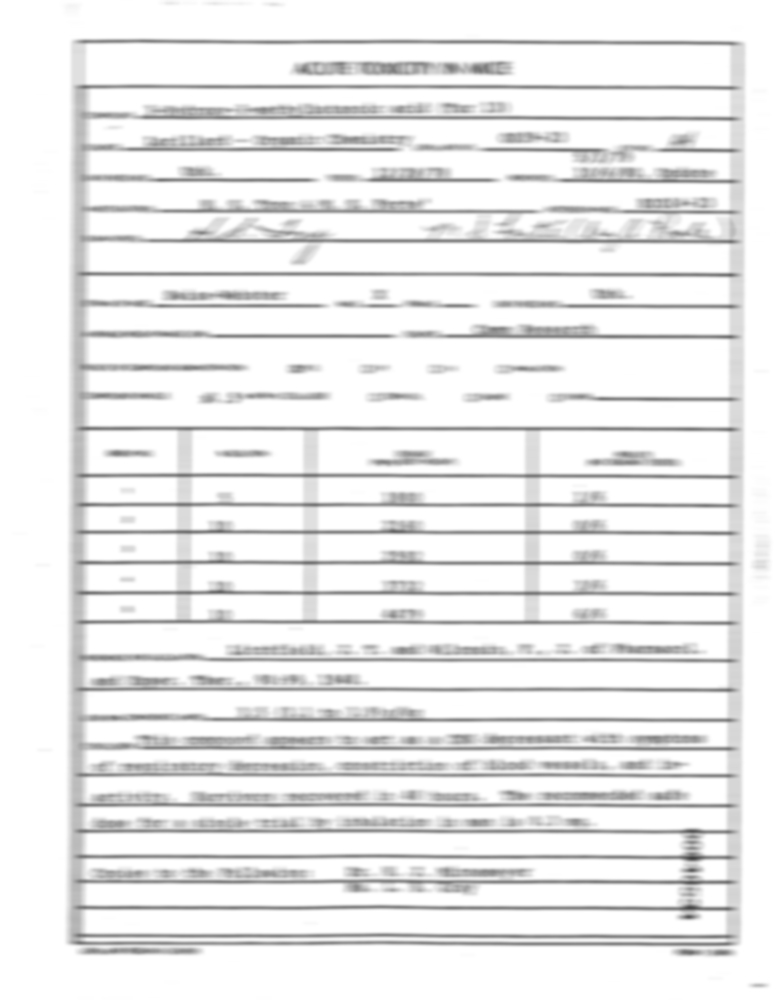
#> input picture data/processed/combined/00040534.png, 777 x 1000 px, found by its file name
$ python contrast.py
#> lines starting #> are read from the running program, lines starting #| are printed output that depends on the picture
#> in main, image is the input picture: shape (1000, 777, 3); min 65, max 255, mean 235
"""
============================================================
VisionRestore AI
Phase 3 : Contrast Enhancement
CLAHE Enhancement
============================================================

Uses Contrast Limited Adaptive Histogram Equalization (CLAHE)
to improve local contrast while preserving document details.
"""

import cv2
import numpy as np
import matplotlib.pyplot as plt


# ==========================================================
# CLAHE PARAMETERS
# ==========================================================

CLAHE_CLIP_LIMIT = 2.0
CLAHE_GRID_SIZE = (8, 8)


# ==========================================================
# CONTRAST ENHANCEMENT
# ==========================================================

def enhance_contrast(image):
    """
    Enhance image contrast using CLAHE.

    Parameters
    ----------
    image : numpy.ndarray (RGB)

    Returns
    -------
    numpy.ndarray (RGB)
    """

    # Convert RGB → LAB
    lab = cv2.cvtColor(
        image,
        cv2.COLOR_RGB2LAB
    )
#> lab: shape (1000, 777, 3); mean of channels 0, 1, 2 236.9, 128, 128

    l, a, b = cv2.split(lab)
#> a: shape (1000, 777); every value is 128

    # Create CLAHE object
    clahe = cv2.createCLAHE(
        clipLimit=CLAHE_CLIP_LIMIT,
        tileGridSize=CLAHE_GRID_SIZE
    )

    # Enhance only luminance channel
    enhanced_l = clahe.apply(l)
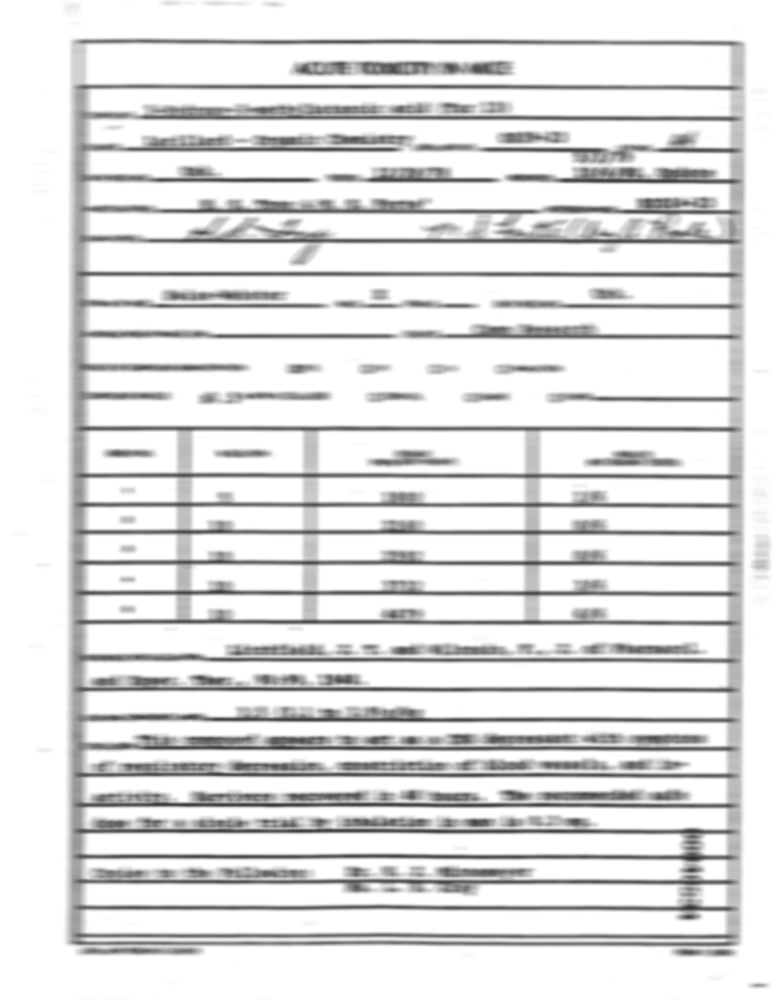
#> enhanced_l: shape (1000, 777); min 44, max 255, mean 224.2

    # Merge channels
    enhanced_lab = cv2.merge(
        (enhanced_l, a, b)
    )
#> enhanced_lab: shape (1000, 777, 3); mean of channels 0, 1, 2 224.2, 128, 128

    # Convert back to RGB
    enhanced_rgb = cv2.cvtColor(
        enhanced_lab,
        cv2.COLOR_LAB2RGB
    )

    return enhanced_rgb


# ==========================================================
# IMAGE COMPARISON
# ==========================================================

def visualize(original, enhanced):
    """
    Display original and enhanced images.
    """

    plt.figure(figsize=(12, 6))

    plt.subplot(1, 2, 1)
    plt.imshow(original)
    plt.title("Original")
    plt.axis("off")

    plt.subplot(1, 2, 2)
    plt.imshow(enhanced)
    plt.title("CLAHE Enhanced")
    plt.axis("off")

    plt.tight_layout()
    plt.show()
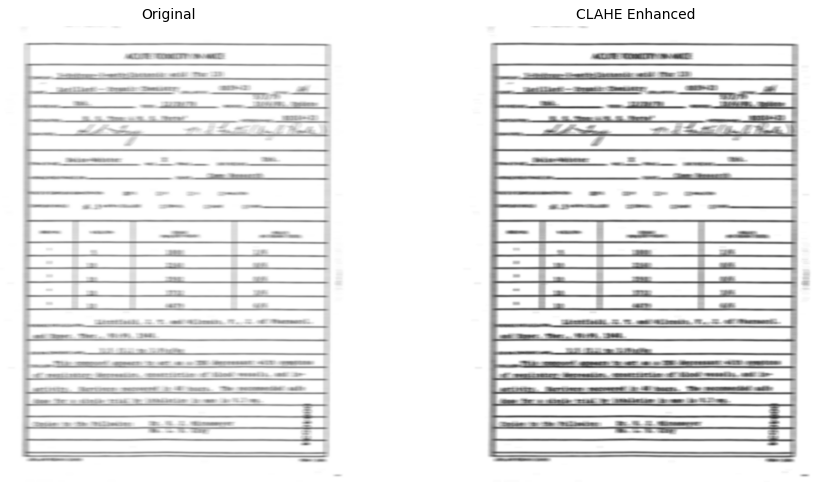
#> figure drawn by matplotlib, 2 panels


# ==========================================================
# MAIN (Testing)
# ==========================================================

def main():

    IMAGE_PATH = (
        r"D:/PLACEMENT/HYPERVERGE/PIXEL_RESTORE/"
        r"data/processed/low_light/00040534.png"
    )

    image = cv2.imread(IMAGE_PATH)

    if image is None:
        raise FileNotFoundError(
            f"Unable to load image: {IMAGE_PATH}"
        )

    image = cv2.cvtColor(
        image,
        cv2.COLOR_BGR2RGB
    )

    enhanced = enhance_contrast(image)

    visualize(image, enhanced)


if __name__ == "__main__":

    main()

$ run again, with data/processed/combined/0001456787.png copied over data/processed/combined/00040534.png
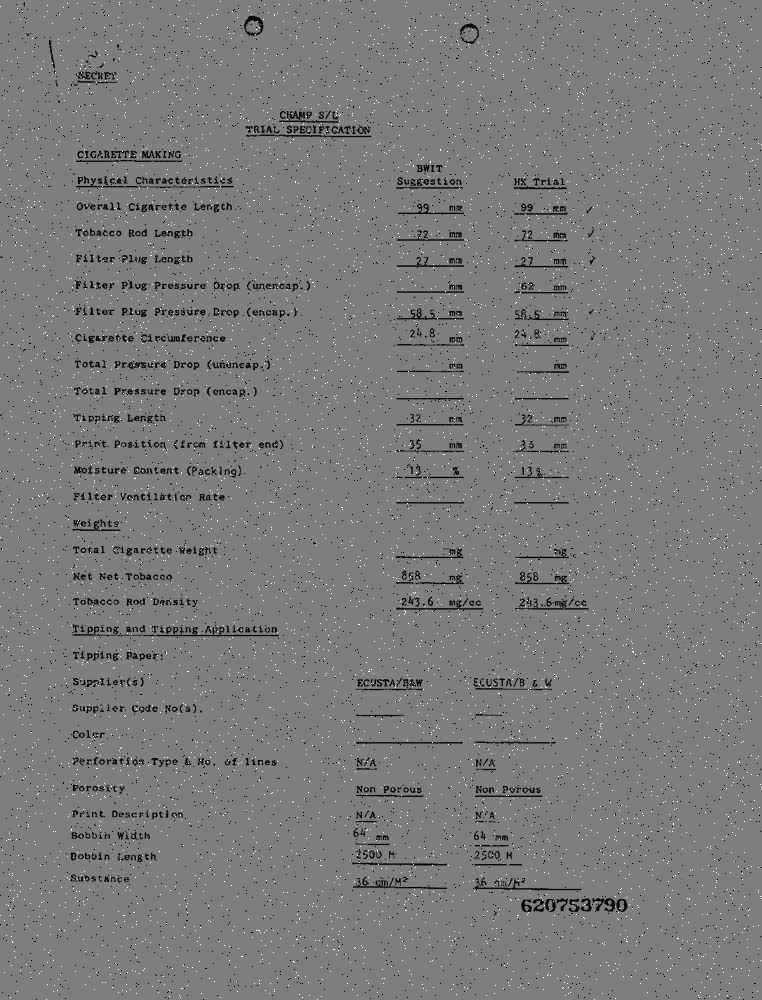
#> input picture data/processed/combined/0001456787.png, 762 x 1000 px, found by its file name
#> in main, image is the input picture: shape (1000, 762, 3); min 0, max 255, mean 123.1
#> lab: shape (1000, 762, 3); mean of channels 0, 1, 2 131.7, 128, 128
#> a: shape (1000, 762); every value is 128
#> in enhance_contrast, `enhanced_l = clahe.apply(l)`:
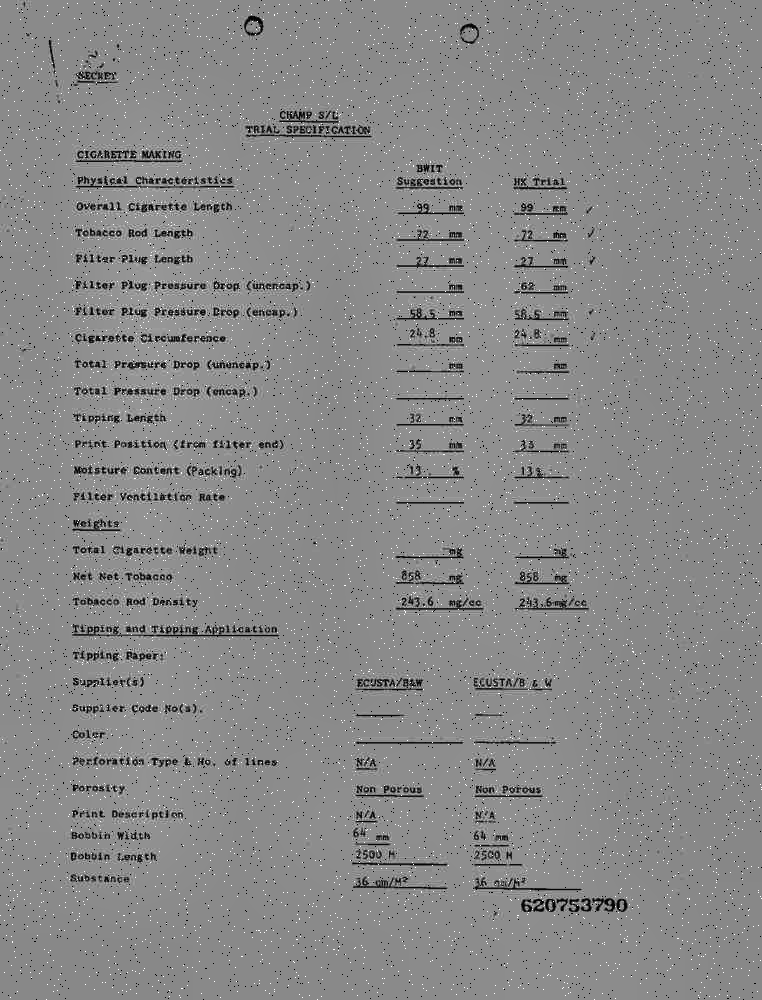
#> enhanced_l: shape (1000, 762); min 2, max 255, mean 136.2
#> enhanced_lab: shape (1000, 762, 3); mean of channels 0, 1, 2 136.2, 128, 128
#> in visualize, `plt.show()`:
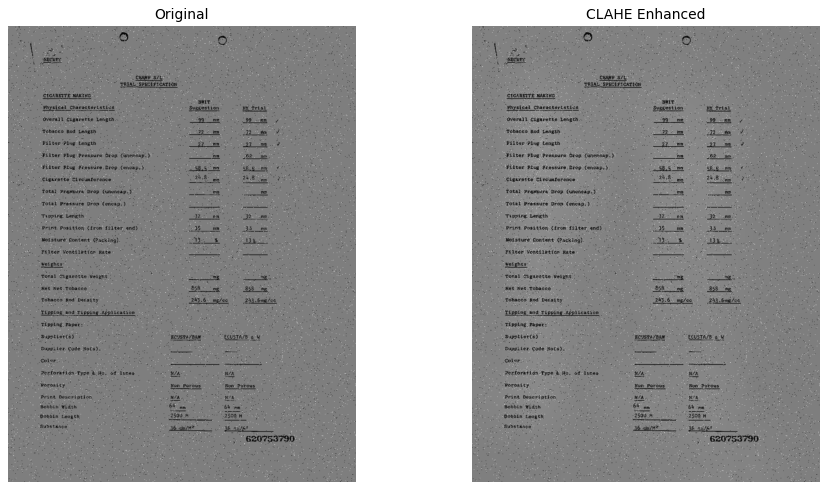
#> figure drawn by matplotlib, 2 panels
